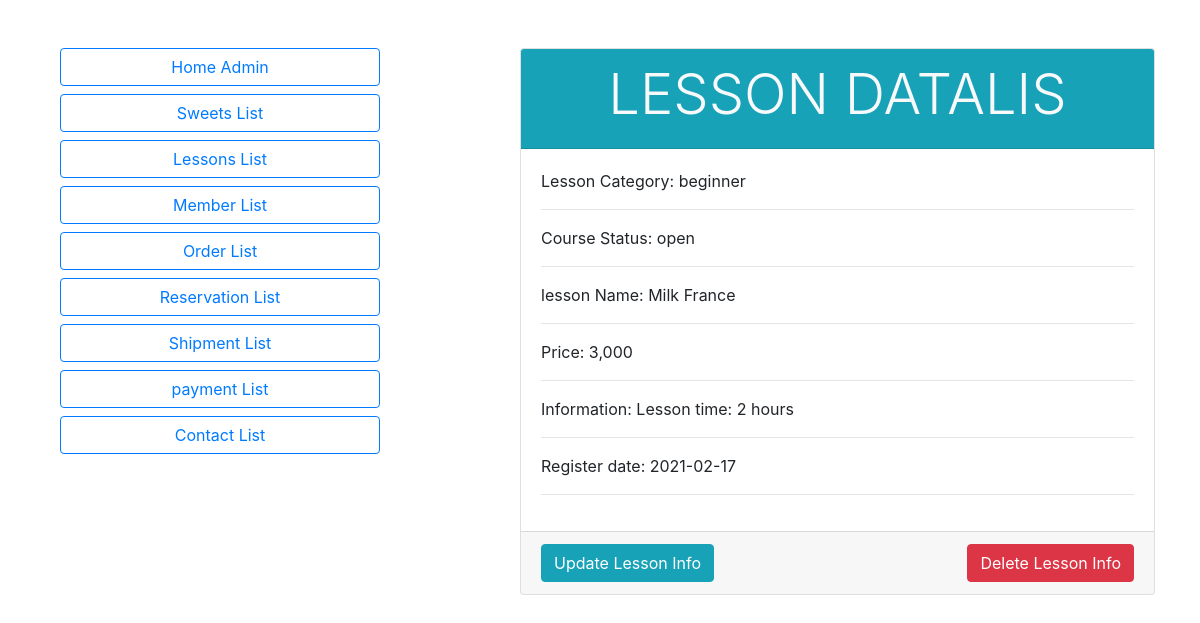
The app's page /lesson_data.php?lessons_id=1 with its own data.
### tables this page shows
CREATE TABLE `lessons_list` (
  `lessons_id` int(11) NOT NULL,
  `lessons_category` varchar(100) NOT NULL,
  `lessons_name` varchar(100) NOT NULL,
  `lessons_price` varchar(100) NOT NULL,
  `course_status` varchar(100) NOT NULL,
  `regis_date` date NOT NULL,
  `lessons_info` varchar(100) NOT NULL
);

### classes/Database.php (called while the page is built, shortened)
<?php
class Database{
    private $servername = 'localhost';
    private $username = 'root';
    private $password = 'root';
    private $database_name = 'sweets_db';
    function __construct()
    {
        $this->conn = new mysqli($this->servername,$this->username,$this->password,$this->database_name);
        if($this->conn == TRUE){
            return $this->conn;
        }else{
            return FALSE;
        }
    }
}
?>

### admin_data.php (called while the page is built, shortened)
<?php
include 'classes/Sweets_order.php';
$sweetsobj = new Sweets;
?>

### classes/Sweets_order.php (called while the page is built, shortened)
<?php
include 'Database.php';
class Sweets extends Database{
       function display_one_lessons($lessons_id){
           $sql = "SELECT * FROM lessons_list WHERE lessons_id = '$lessons_id'";
           $result = $this->conn->query($sql);
           if($result->num_rows == 1){
               return $result->fetch_assoc();
           }else{
               echo "NO DATA RETRIEVED";
           }
       }
  }
?>

### lesson_data.php (the view, shortened to what this page needs)
<?php
include 'admin_data.php';
$lessons_id = $_GET['lessons_id'];
$one_lessons = $sweetsobj->display_one_lessons($lessons_id);
?>
<!doctype html>
<html lang="en">
  <head>
    <link rel="stylesheet" href="https://stackpath.bootstrapcdn.com/bootstrap/4.3.1/css/bootstrap.min.css">
  </head>
  <body>
  <nav class="container">
    <div class="row">
        <div class="col-4">
            <div class="container mt-5">
               <a href="admin.php" class="btn btn-outline-primary btn-block">Home Admin</a>
               <a href="sweets_list.php" class="btn btn-outline-primary btn-block">Sweets List</a>
               <a href="lesson_list.php" class="btn btn-outline-primary btn-block">Lessons List</a>
               <a href="member_list.php" class="btn btn-outline-primary btn-block">Member List</a>
               <a href="ordercancel_list.php" class="btn btn-outline-primary btn-block">Order List</a>
               <a href="lesson_resercancel.php" class="btn btn-outline-primary btn-block">Reservation List</a>
               <a href="shipment_list.php" class="btn btn-outline-primary btn-block">Shipment List</a>
               <a href="payment_list.php" class="btn btn-outline-primary btn-block">payment List</a>
               <a href="contact_list.php" class="btn btn-outline-primary btn-block">Contact List</a>
            </div>
        </div>
        <div class="col-1"></div>
        <div class="col-7">
        <div class="card mx-auto mt-5">
                     <div class="card-header bg-info text-light text-center">
                         <h1 class="display-4">
                             LESSON DATALIS
                         </h1>
                     </div>
                     <div class="card-body">
                        Lesson Category: <?php echo $one_lessons['lessons_category'] ?>
                        <hr>
                        Course Status: <?php echo $one_lessons['course_status']?>
                        <hr>
                        lesson Name: <?php echo $one_lessons['lessons_name']?>
                        <hr>
                        Price: <?php echo $one_lessons['lessons_price']?>
                        <hr>
                        Information: <?php echo $one_lessons['lessons_info']?>
                        <hr>
                        Register date: <?php echo $one_lessons['regis_date']?>
                        <hr>
                     </div>
                     <div class="card-footer">
                         <a href="update_lesson.php?lessons_id=<?php echo $lessons_id ?>" class="btn btn-info">Update Lesson Info</a>
                         <a href="delete_lesson.php?lessons_id=<?php echo $lessons_id ?>" class="float-right btn btn-danger">Delete Lesson Info</a>
                     </div>
                </div>
        </div>
        </div>
  </nav>
  </body>
</html>

### records on screen
lessons_list: lessons_category "beginner", course_status "open", lessons_name "Milk France", lessons_price "3,000", lessons_info "Lesson time: 2 hours", regis_date "2021-02-17"
